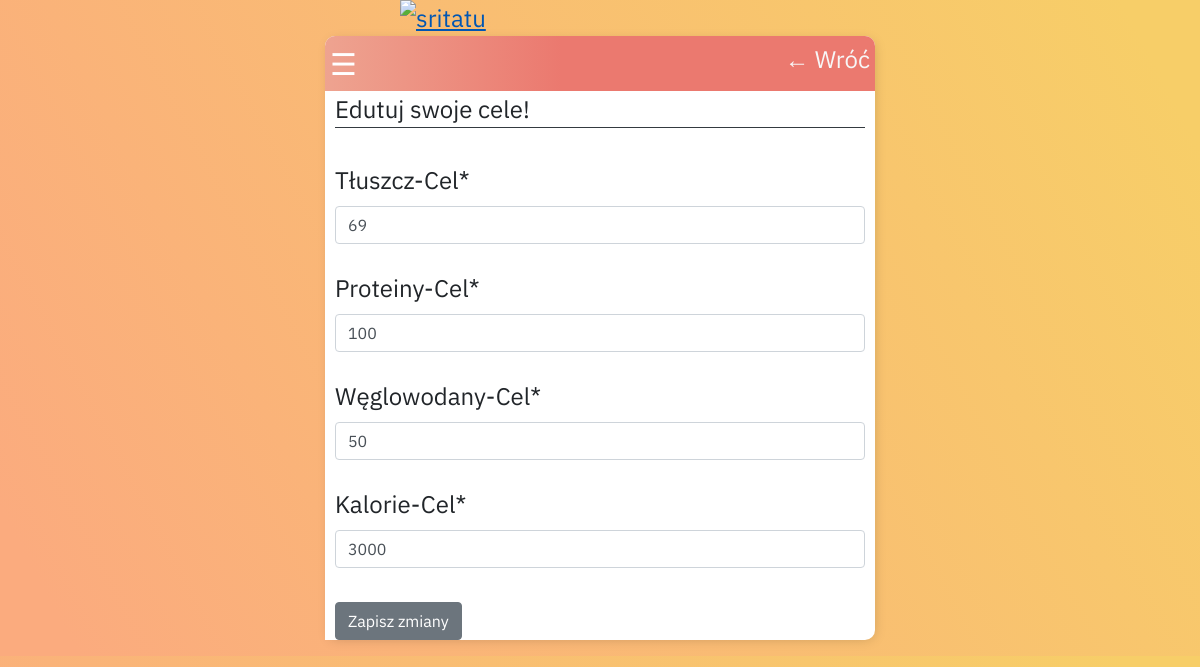
/goal/ (signed in), run on an earlier commit of the app's database.
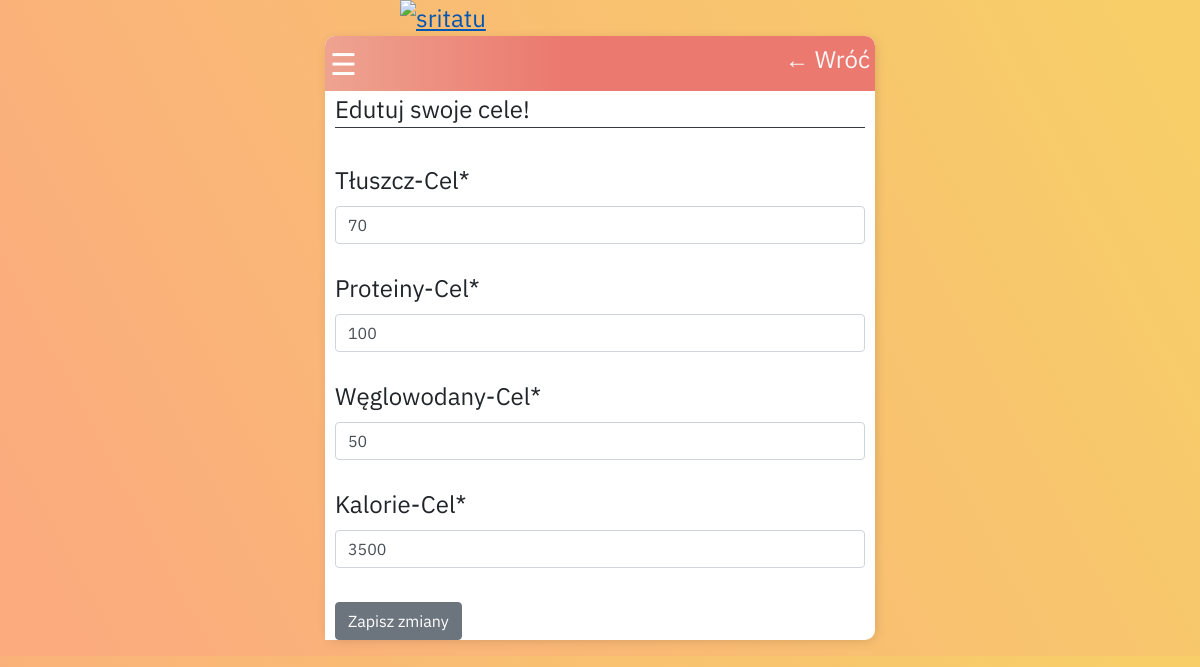
And on a later commit of the database.
### users/models.py (models this page shows, shortened)
class Profile(models.Model):
    user = models.OneToOneField(User, on_delete=models.CASCADE)
    image = models.ImageField(default='default.jpg', upload_to='profile_pics')
    goal_total_calories = models.IntegerField(default='3000', verbose_name="Kalorie-Cel")
    goal_fat = models.IntegerField(default='75',verbose_name="Tłuszcz-Cel")
    goal_protein = models.IntegerField(default='100',verbose_name="Proteiny-Cel")
    goal_carbs = models.IntegerField(default='50',verbose_name="Węglowodany-Cel")

### users/views.py (the view)
# urls.py: path('goal/', user_views.cele, name='goal'),
@login_required
def cele (requset):
    if requset.method == 'POST':
        p_form = GoalUpdateForm(requset.POST,requset.FILES,instance=requset.user.profile)
        if p_form.is_valid():
            p_form.save()
            return redirect('home')
    else:
        p_form = GoalUpdateForm(instance=requset.user.profile)
    context = {
        'p_form':p_form
    }
    return render(requset, 'users/cele.html', context)

### users/forms.py
class GoalUpdateForm(forms.ModelForm):
    class Meta:
        model = Profile
        fields = ['goal_fat', 'goal_protein', 'goal_carbs', 'goal_total_calories']

### users/templates/users/cele.html (shortened to what this page needs)
{% extends "base/main.html" %}
{% load crispy_forms_tags %}
{% block content %}
<div class="container">
    <div class="content-section ">
            <div class="header-bar">
            <span style="font-size:30px;cursor:pointer;" onclick="openNav()">&#9776;</span>
            <a href="{% url 'produkty_list' %}">&#8592; Wróć</a>
        </div>
      </div>
      <form class="Form_class" method="POST" enctype="multipart/form-data">
            <fieldset class="form-group">
                <legend class="border-bottom border-dark mb-4">Edutuj swoje cele!</legend>
                {{ p_form|crispy }}
            </fieldset>
            <div class="form-group">
                <button class="btn btn-secondary" > Zapisz zmiany </button>
            </div>
        </form>
    </div>
{% endblock content %}

What changed in the data, as far as the page shows it:
changed Profile: goal_fat "69" → "70"; goal_total_calories "3000" → "3500"
